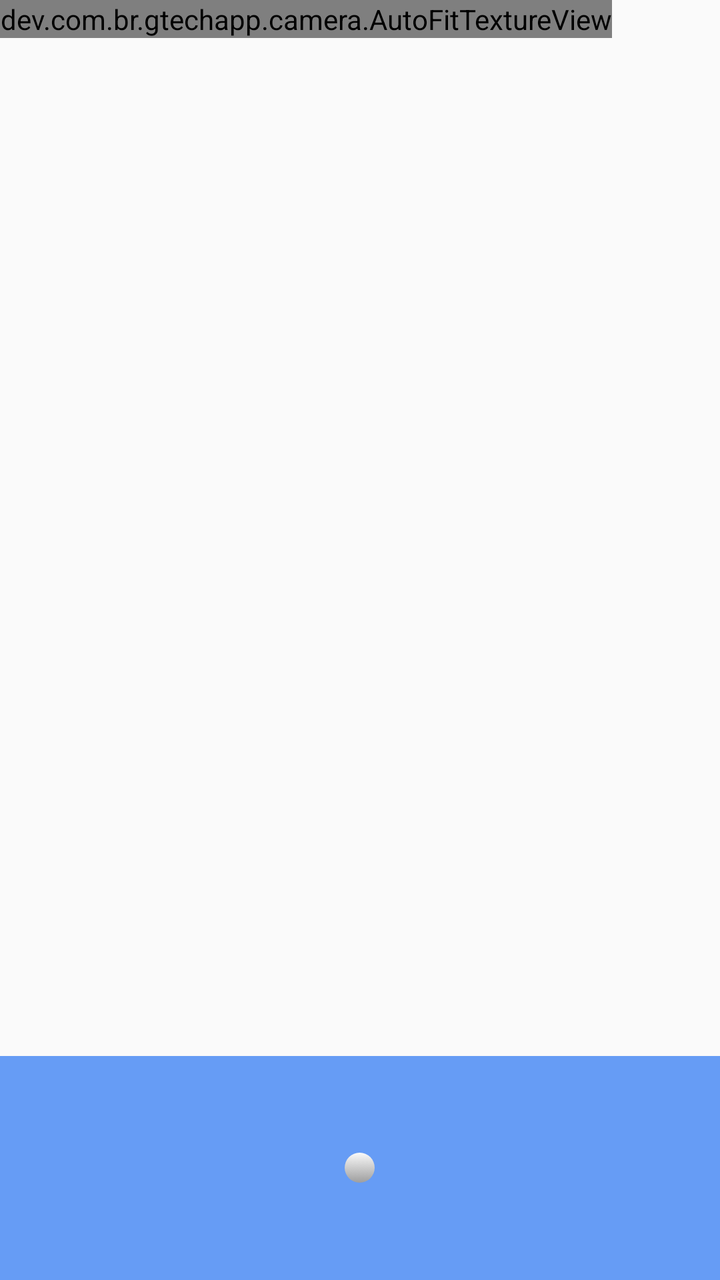
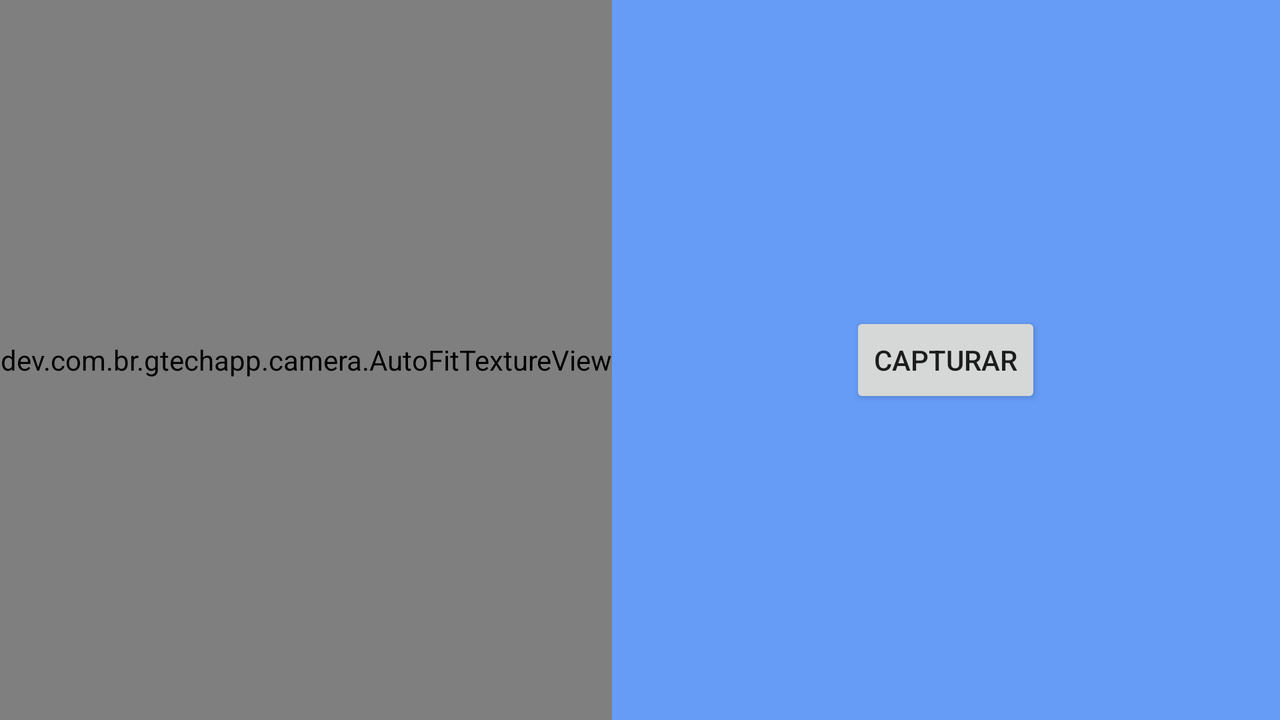

Compare how this app lays out the same screen by default and in its alternative resource folder. The renders come first, then the two layout files and the values they reference.
<!-- AndroidManifest.xml: application theme AppTheme -->
<!-- res/layout/fragment_camera2_basic.xml -->
<?xml version="1.0" encoding="utf-8"?>
<RelativeLayout xmlns:android="http://schemas.android.com/apk/res/android"
    android:layout_width="match_parent"
    android:layout_height="match_parent">

    <dev.com.br.gtechapp.camera.AutoFitTextureView
        android:id="@+id/texture"
        android:layout_width="wrap_content"
        android:layout_height="wrap_content"
        android:layout_alignParentStart="true"
        android:layout_alignParentTop="true" />

    <FrameLayout
        android:id="@+id/control"
        android:layout_width="match_parent"
        android:layout_height="112dp"
        android:layout_alignParentBottom="true"
        android:layout_alignParentStart="true"
        android:background="@color/control_background">

        <ImageButton
            android:id="@+id/picture"
            android:layout_width="wrap_content"
            android:layout_height="wrap_content"
            android:layout_gravity="center"
            android:text="@string/picture"
            android:src="@drawable/ic_photo_camera_black_24dp"
            android:background="@drawable/btn_bg_camera"/>

    </FrameLayout>

</RelativeLayout>
<!-- resources referenced by this layout -->
<resources>
  <color name="control_background">#cc4285f4</color>
  <!-- drawable btn_bg_camera (drawable) -->
  <selector xmlns:android="http://schemas.android.com/apk/res/android">
      <item android:state_pressed="true"
          android:drawable="@drawable/btn_bg_camera_2" />
      <item  android:state_focused="false"
          android:drawable="@drawable/btn_bg_camera_1" />
  </selector>
  <string name="picture">Capturar</string>
  <style name="AppTheme" parent="Theme.AppCompat.Light.DarkActionBar">
          
          
          <item name="colorPrimary">@color/colorPrimary</item>
          <item name="colorPrimaryDark">@color/colorPrimary</item>
          <item name="colorAccent">@color/colorAccent</item>
      </style>
  <!-- drawable btn_bg_camera_2 (drawable) -->
  <?xml version="1.0" encoding="utf-8"?>
  <shape xmlns:android="http://schemas.android.com/apk/res/android"
      android:shape="oval">
      <solid android:color="#616161"></solid>
      <padding android:left="7dp" android:top="7dp" android:right="7dp" android:bottom="7dp"/>
      <corners android:radius="8dp"/>
      <size
          android:width="15dp"
          android:height="15dp"/>
  </shape>
  <!-- drawable btn_bg_camera_1 (drawable) -->
  <?xml version="1.0" encoding="utf-8"?>
  <shape xmlns:android="http://schemas.android.com/apk/res/android"
      android:shape="oval">
      <gradient android:startColor="#fafafa" android:endColor="#9e9e9e" android:angle="270"/>
      <padding android:left="7dp" android:top="7dp" android:right="7dp" android:bottom="7dp"/>
      <corners android:radius="8dp"/>
      <size
          android:width="15dp"
          android:height="15dp"/>
  </shape>
  <color name="colorPrimary">#00437A</color>
  <color name="colorAccent">#228B22</color>
</resources>
<!-- res/layout-land/fragment_camera2_basic.xml (the repository's variant of the layout above) -->
<!-- drawn on the phone turned sideways -->
<?xml version="1.0" encoding="utf-8"?>
<RelativeLayout xmlns:android="http://schemas.android.com/apk/res/android"
    android:layout_width="match_parent"
    android:layout_height="match_parent">

    <dev.com.br.gtechapp.camera.AutoFitTextureView
        android:id="@+id/texture"
        android:layout_width="wrap_content"
        android:layout_height="wrap_content"
        android:layout_alignParentBottom="true"
        android:layout_alignParentStart="true"
        android:layout_alignParentTop="true" />

    <FrameLayout
        android:id="@+id/control"
        android:layout_width="match_parent"
        android:layout_height="wrap_content"
        android:layout_alignParentBottom="true"
        android:layout_alignParentEnd="true"
        android:layout_alignParentTop="true"
        android:layout_toRightOf="@id/texture"
        android:background="@color/control_background"
        android:orientation="horizontal">

        <Button
            android:id="@+id/picture"
            android:layout_width="wrap_content"
            android:layout_height="wrap_content"
            android:layout_gravity="center"
            android:text="@string/picture" />

    </FrameLayout>

</RelativeLayout>
<!-- resources referenced by the variant -->
<!-- as the phone turned sideways resolves them -->
<resources>
  <color name="control_background">#cc4285f4</color>
  <string name="picture">Capturar</string>
  <style name="AppTheme" parent="Theme.AppCompat.Light.DarkActionBar">
          
          
          <item name="colorPrimary">@color/colorPrimary</item>
          <item name="colorPrimaryDark">@color/colorPrimary</item>
          <item name="colorAccent">@color/colorAccent</item>
      </style>
  <color name="colorPrimary">#00437A</color>
  <color name="colorAccent">#228B22</color>
</resources>
